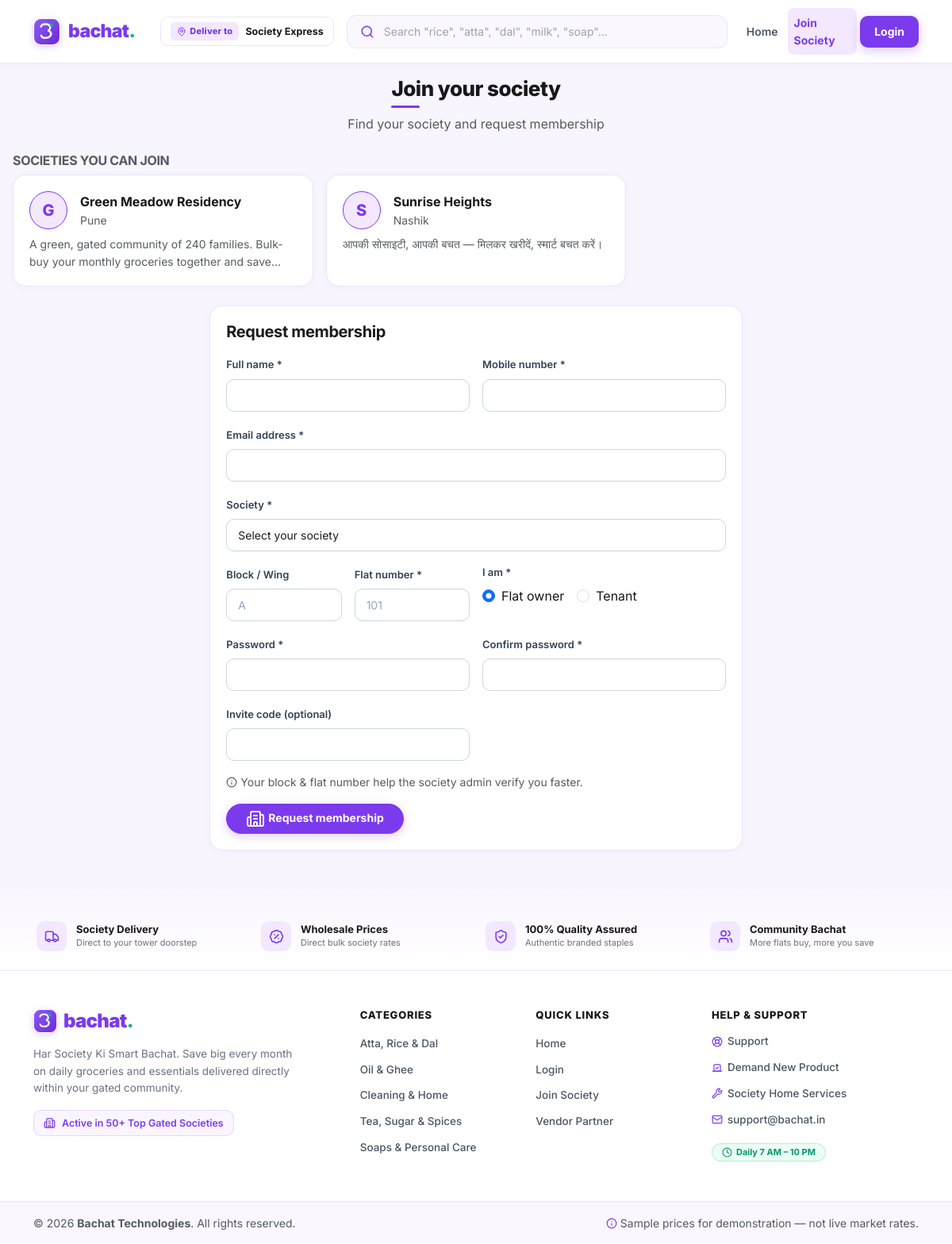
The page /join on the database its author committed.
### tables this page shows
CREATE TABLE societies (
  id                  INT UNSIGNED NOT NULL AUTO_INCREMENT,
  name                VARCHAR(150) NOT NULL,
  code                VARCHAR(30)  NOT NULL,
  slug                VARCHAR(160) NOT NULL,
  city                VARCHAR(80)  NULL,
  state               VARCHAR(80)  NULL,
  address             VARCHAR(255) NULL,
  logo                VARCHAR(255) NULL,
  banner              VARCHAR(255) NULL,
  primary_color       VARCHAR(9)   NOT NULL DEFAULT '#28A66A',
  default_language    ENUM('en','hi','mr') NOT NULL DEFAULT 'en',
  status              ENUM('active','suspended') NOT NULL DEFAULT 'active',
  upi_id              VARCHAR(80)  NULL,
  qr_image            VARCHAR(255) NULL,
  delivery_charge     DECIMAL(10,2) NOT NULL DEFAULT 0.00,
  pickup_enabled      TINYINT(1)   NOT NULL DEFAULT 1,
  delivery_enabled    TINYINT(1)   NOT NULL DEFAULT 1,
  payment_verifier    ENUM('society_admin','super_admin') NOT NULL DEFAULT 'society_admin',
  commission_type     ENUM('fixed','percent') NOT NULL DEFAULT 'percent',
  commission_rate     DECIMAL(10,2) NOT NULL DEFAULT 0.00,
  subscription_plan   ENUM('none','monthly','yearly') NOT NULL DEFAULT 'none',
  subscription_amount DECIMAL(10,2) NULL,
  landing_text        VARCHAR(400) NULL,
  contact_email       VARCHAR(150) NULL,
  contact_phone       VARCHAR(20)  NULL,
  created_at          DATETIME NOT NULL DEFAULT CURRENT_TIMESTAMP,
  updated_at          DATETIME NOT NULL DEFAULT CURRENT_TIMESTAMP,
  PRIMARY KEY (id),
  UNIQUE KEY uq_society_code (code),
  UNIQUE KEY uq_society_slug (slug)
);

### app/core/Controller.php (called while the page is built, shortened)
<?php
abstract class Controller
{
    protected function view(string $tpl, array $data = []): void
    {
        extract($data, EXTR_SKIP);
        include APP . '/views/' . $tpl . '.php';
        include APP . '/views/layout.php';
    }
}

### app/controllers/AuthController.php (called while the page is built, shortened)
<?php
final class AuthController extends Controller
{
    public function showJoin(): void
    {
        $societies = Database::fetchAll(
            'SELECT id, name, slug, city, logo, banner, landing_text, contact_email, contact_phone
             FROM societies WHERE status = "active" ORDER BY name ASC'
        );
        $this->view('auth/join', [
            'pageTitle' => t('auth.join_title'),
            'active'    => 'join',
            'societies' => $societies,
        ]);
    }
}

### app/core/App.php (called while the page is built, shortened)
<?php
final class App
{
    public static function boot(): void
    {
        Router::dispatch();
    }
}

### index.php (called while the page is built, shortened)
<?php
require APP . '/helpers/functions.php';
spl_autoload_register(function (string $class): void {
    $prefix = 'App\\';
    $rel = substr($class, strlen($prefix));
    $map = ['Core' => 'core', 'Controllers' => 'controllers', 'Models' => 'models', 'Services' => 'services'];
    $parts = explode('\\', $rel);
    if (isset($map[$parts[0]])) {
        $parts[0] = $map[$parts[0]];
    }
    $file = APP . '/' . implode('/', $parts) . '.php';
});
App::boot();

### app/core/Lang.php (called while the page is built, shortened)
<?php
final class Lang
{
    private static array $lines   = [];
    private static function load(): void
    {
        $lines = [];
        foreach (self::filesFor('en') as $f) {
            $lines = array_merge($lines, self::safeRequire($f));
        }
        self::$lines = $lines;
    }
    private static function filesFor(string $locale): array
    {
        $files = [APP . '/lang/' . $locale . '.php'];
        $extra = glob(APP . '/lang/extra/*_' . $locale . '.php') ?: [];
        sort($extra);
        return array_merge($files, $extra);
    }
    private static function safeRequire(string $file): array
    {
        $data = require $file;
        return is_array($data) ? $data : [];
    }
    public static function get(string $key, array $replace = []): string
    {
        $line = self::$lines[$key] ?? $key;
        return $line;
    }
}

### app/helpers/functions.php (called while the page is built, shortened)
<?php
function e(mixed $value): string
{
    return htmlspecialchars((string) ($value ?? ''), ENT_QUOTES | ENT_SUBSTITUTE, 'UTF-8');
}
function url(string $path = '/'): string
{
    $base = (string) config('app.base_url', '');
    if ($base === '') {
        $scheme = (!empty($_SERVER['HTTPS']) && $_SERVER['HTTPS'] !== 'off') ? 'https' : 'http';
        $host   = $_SERVER['HTTP_HOST'] ?? 'localhost';
        $dir    = rtrim(str_replace('\\', '/', dirname($_SERVER['SCRIPT_NAME'] ?? '/')), '/');
        $base   = $scheme . '://' . $host . $dir;
    }
    return rtrim($base, '/') . '/' . ltrim($path, '/');
}
function t(string $key, array $replace = []): string
{
    return Lang::get($key, $replace);
}
function auth_check(): bool
{
    return Auth::check();
}
function config(string $key, mixed $default = null): mixed
{
    $cfg  = $GLOBALS['__bachat_config'] ?? [];
    $node = $cfg;
    foreach (explode('.', $key) as $part) {
        $node = $node[$part];
    }
    return $node;
}
function old(string $key, mixed $default = ''): mixed
{
    $old = Session::get('_old', []);
    return is_array($old) ? ($old[$key] ?? $default) : $default;
}

### app/core/Database.php (called while the page is built, shortened)
<?php
final class Database
{
    private static ?PDO $pdo = null;
    public static function pdo(): PDO
    {
        if (self::$pdo === null) {
            $c   = config('db');
            $dsn = sprintf(
                'mysql:host=%s;dbname=%s;charset=%s',
                $c['host'] ?? 'localhost',
                $c['name'] ?? 'bachat',
                $c['charset'] ?? 'utf8mb4'
            );
            try {
                self::$pdo = new PDO($dsn, $c['user'] ?? '', $c['pass'] ?? '', [
                    PDO::ATTR_ERRMODE            => PDO::ERRMODE_EXCEPTION,
                    PDO::ATTR_DEFAULT_FETCH_MODE => PDO::FETCH_ASSOC,
                    PDO::ATTR_EMULATE_PREPARES   => false,
                ]);
            } catch (PDOException $e) {
                error_log('[Bachat DB] ' . $e->getMessage());
                if (config('app.env') === 'development') {
                    throw $e;
                }
                http_response_code(500);
                include APP . '/views/errors/500.php';
                exit;
            }
        }
        return self::$pdo;
    }
    public static function run(string $sql, array $params = []): \PDOStatement
    {
        $stmt = self::pdo()->prepare($sql);
        $stmt->execute($params);
        return $stmt;
    }
    public static function fetchAll(string $sql, array $params = []): array
    {
        return self::run($sql, $params)->fetchAll();
    }
}

### app/core/Session.php (called while the page is built, shortened)
<?php
final class Session
{
    public static function get(string $key, mixed $default = null): mixed
    {
        return $_SESSION[$key] ?? $default;
    }
}

### app/core/Auth.php (called while the page is built, shortened)
<?php
final class Auth
{
    public static function id(): ?int
    {
        $uid = Session::get('user_id');
        return $uid === null ? null : (int) $uid;
    }
    public static function check(): bool
    {
        return self::id() !== null;
    }
}

### app/views/auth/join.php (the view, shortened to what this page needs)
<div class="py-3">
  <div class="text-center mb-4">
    <h1 class="section-title"><?= e(t('auth.join_title')) ?></h1>
    <p class="text-muted mb-0"><?= e(t('auth.join_sub')) ?></p>
  </div>
  <?php if ($societies): ?>
  <h2 class="fs-6 fw-bold text-uppercase text-muted mb-2"><?= e(t('auth.join_societies')) ?></h2>
  <div class="row g-3 mb-4">
    <?php foreach ($societies as $i => $s): ?>
    <div class="col-12 col-md-6 col-lg-4">
      <div class="b-card b-card-hover h-100 fade-up<?= $i < 4 ? ' d' . ($i + 1) : '' ?>">
        <div class="d-flex align-items-center gap-3">
          <?php if (!empty($s['logo'])): ?>
            <img src="<?= e(upload_url($s['logo'])) ?>" alt="" width="48" height="48" class="rounded-3" style="object-fit:cover;">
          <?php else: ?>
            <span class="b-avatar" style="width:48px;height:48px;font-size:20px;"><?= e(mb_strtoupper(mb_substr($s['name'], 0, 1))) ?></span>
          <?php endif; ?>
          <div class="min-w-0">
            <div class="fw-bold text-truncate"><?= e($s['name']) ?></div>
            <div class="small text-muted"><?= e($s['city'] ?: '') ?></div>
          </div>
        </div>
        <?php if (!empty($s['landing_text'])): ?>
          <p class="small text-muted mt-2 mb-0" style="display:-webkit-box;-webkit-line-clamp:2;-webkit-box-orient:vertical;overflow:hidden;">
            <?= e($s['landing_text']) ?>
          </p>
        <?php endif; ?>
      </div>
    </div>
    <?php endforeach; ?>
  </div>
  <?php endif; ?>
  <div class="row justify-content-center">
    <div class="col-12 col-md-9 col-lg-7">
      <div class="b-card fade-up d2">
        <h2 class="fs-5 fw-bold mb-3"><?= e(t('auth.join_form')) ?></h2>
        <form method="post" action="<?= url('/join') ?>">
          <?php if (!auth_check()): ?>
          <div class="row g-3">
            <div class="col-12 col-md-6">
              <label class="form-label fw-semibold" for="j-name"><?= e(t('auth.full_name')) ?> *</label>
              <input type="text" class="form-control" id="j-name" name="name" value="<?= e(old('name')) ?>" required>
            </div>
            <div class="col-12 col-md-6">
              <label class="form-label fw-semibold" for="j-phone"><?= e(t('auth.phone')) ?> *</label>
              <input type="tel" class="form-control" id="j-phone" name="phone" value="<?= e(old('phone')) ?>" required>
            </div>
            <div class="col-12">
              <label class="form-label fw-semibold" for="j-email"><?= e(t('auth.email')) ?> *</label>
              <input type="email" class="form-control" id="j-email" name="email" value="<?= e(old('email')) ?>" required>
            </div>
          </div>
          <?php endif; ?>
          <div class="row g-3 mt-0">
            <div class="col-12">
              <label class="form-label fw-semibold" for="j-society"><?= e(t('auth.society')) ?> *</label>
              <select class="form-select" id="j-society" name="society_id" required>
                <option value=""><?= e(t('auth.select_society')) ?></option>
              </select>
            </div>
            <div class="col-6 col-md-3">
              <label class="form-label fw-semibold" for="j-block"><?= e(t('auth.block')) ?></label>
              <input type="text" class="form-control" id="j-block" name="block" value="<?= e(old('block')) ?>" maxlength="20" placeholder="A">
            </div>
            <div class="col-6 col-md-3">
              <label class="form-label fw-semibold" for="j-flat"><?= e(t('auth.flat_no')) ?> *</label>
              <input type="text" class="form-control" id="j-flat" name="flat_no" value="<?= e(old('flat_no')) ?>" maxlength="30" placeholder="101" required>
            </div>
            <div class="col-12 col-md-6">
              <label class="form-label fw-semibold d-block"><?= e(t('auth.member_as')) ?> *</label>
              <div class="d-flex gap-3 mt-1">
                <div class="form-check">
                  <input class="form-check-input" type="radio" name="member_as" id="j-owner" value="owner" <?= old('member_as', 'owner') === 'owner' ? 'checked' : '' ?>>
                  <label class="form-check-label" for="j-owner"><?= e(t('auth.owner')) ?></label>
                </div>
                <div class="form-check">
                  <input class="form-check-input" type="radio" name="member_as" id="j-tenant" value="tenant" <?= old('member_as') === 'tenant' ? 'checked' : '' ?>>
                  <label class="form-check-label" for="j-tenant"><?= e(t('auth.tenant')) ?></label>
                </div>
              </div>
            </div>
          </div>
          <?php if (!auth_check()): ?>
          <div class="row g-3 mt-0">
            <div class="col-12 col-md-6">
              <label class="form-label fw-semibold" for="j-pw"><?= e(t('auth.password')) ?> *</label>
              <input type="password" class="form-control" id="j-pw" name="password" minlength="6" required autocomplete="new-password">
            </div>
            <div class="col-12 col-md-6">
              <label class="form-label fw-semibold" for="j-pw2"><?= e(t('auth.password_confirm')) ?> *</label>
              <input type="password" class="form-control" id="j-pw2" name="password_confirmation" minlength="6" required autocomplete="new-password">
            </div>
          </div>
          <?php endif; ?>
          <div class="row g-3 mt-0">
            <div class="col-12 col-md-6">
              <label class="form-label fw-semibold" for="j-invite"><?= e(t('auth.invite_code')) ?></label>
              <input type="text" class="form-control" id="j-invite" name="invite_code" value="<?= e(old('invite_code')) ?>">
            </div>
          </div>
          <p class="small text-muted mt-3 mb-0"><i data-lucide="info" class="me-1" style="width:14px;height:14px;vertical-align:-2px;"></i><?= e(t('auth.flat_note')) ?></p>
          <button type="submit" class="btn btn-brand b-btn-pill mt-3 px-4">
            <i data-lucide="building-2" class="me-1"></i><?= e(t('auth.join_btn')) ?>
          </button>
        </form>
      </div>
    </div>
  </div>
</div>

### app/core/Router.php (shortened to what this page needs)
<?php
final class Router
{
    private static array $routes = [];
    public static function add(string $method, string $pattern, string $handler, array $opts = []): void
    {
        $params = [];
        $regex = preg_replace_callback('/\{([a-zA-Z_]+)\}/', static function ($m) use (&$params) {
            $params[] = $m[1];
            return '([^/]+)';
        }, $pattern);
        self::$routes[] = [
            'method'  => $method,
            'regex'   => '#^' . $regex . '$#',
            'params'  => $params,
            'handler' => $handler,
            'opts'    => $opts,
        ];
    }
    public static function currentPath(): string
    {
        $uri  = $_SERVER['REQUEST_URI'] ?? '/';
        $path = parse_url($uri, PHP_URL_PATH) ?: '/';
        $path = '/' . trim($path, '/');
        return $path === '/' ? '/' : rtrim($path, '/');
    }
    public static function dispatch(): void
    {
        $method = strtoupper($_SERVER['REQUEST_METHOD'] ?? 'GET');
        $path = self::currentPath();
        foreach (self::$routes as $route) {
            if ($route['method'] !== $method) {
                continue;
            }
            if (!preg_match($route['regex'], $path, $m)) {
                continue;
            }
            array_shift($m);
            $args = [];
            self::invoke($route['handler'], $args);
            return;
        }
    }
    private static function invoke(string $handler, array $args): void
    {
        [$classShort, $action] = array_pad(explode('@', $handler, 2), 2, 'index');
        $controller = new $class();
        $controller->{$action}(...array_values($args));
    }
}

### rows shown on the page
societies: name "G", name "Green Meadow Residency", city "Pune", landing_text "A green, gated community of 240 families. Bulk-buy your monthly groceries together and…"
societies: name "S", name "Sunrise Heights", city "Nashik", landing_text "आपकी सोसाइटी, आपकी बचत — मिलकर खरीदें, स्मार्ट बचत करें।"

### other values the page prints
form field society_id "Select your society"
